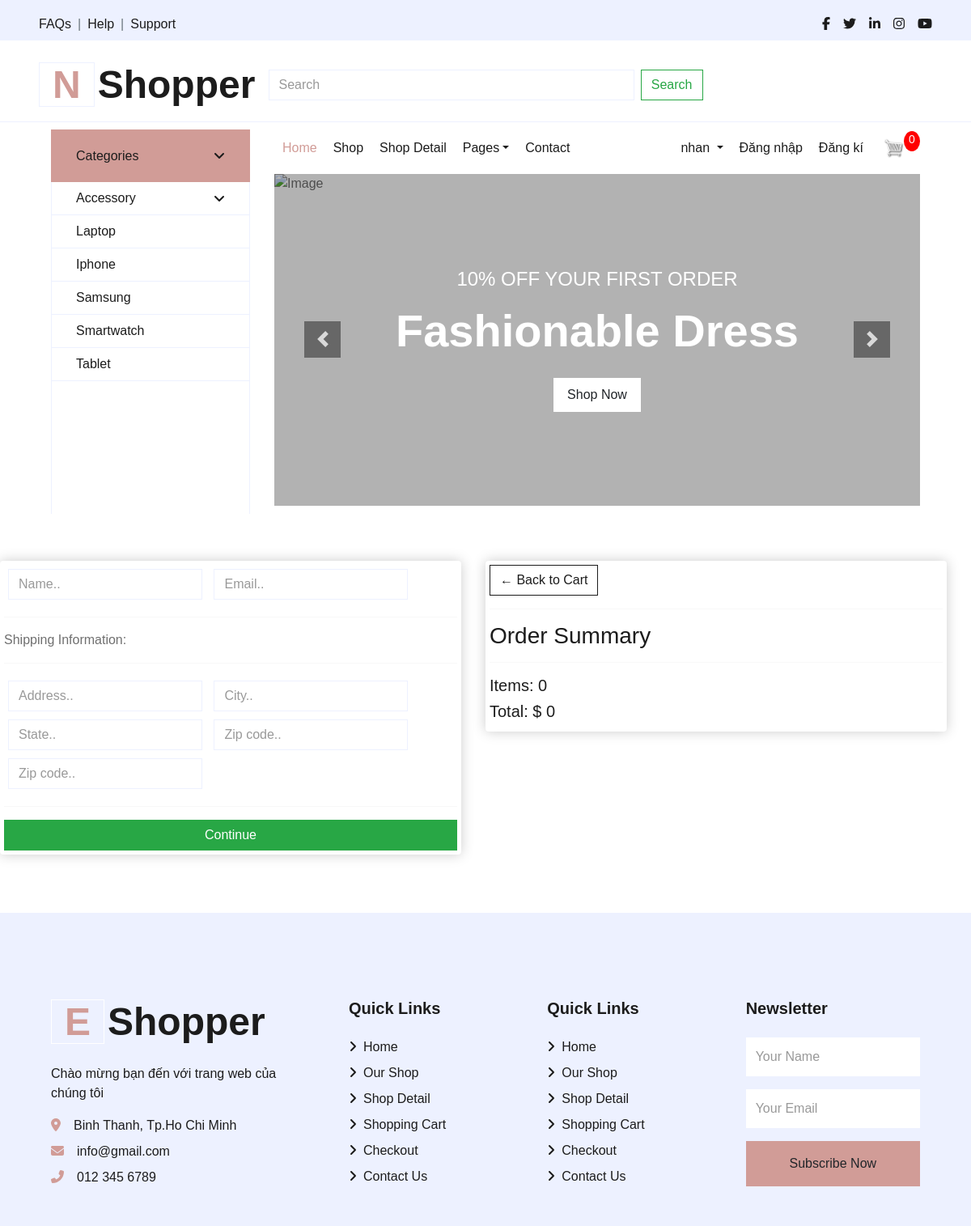
/checkout/ (signed in), run on an earlier commit of the app's database.
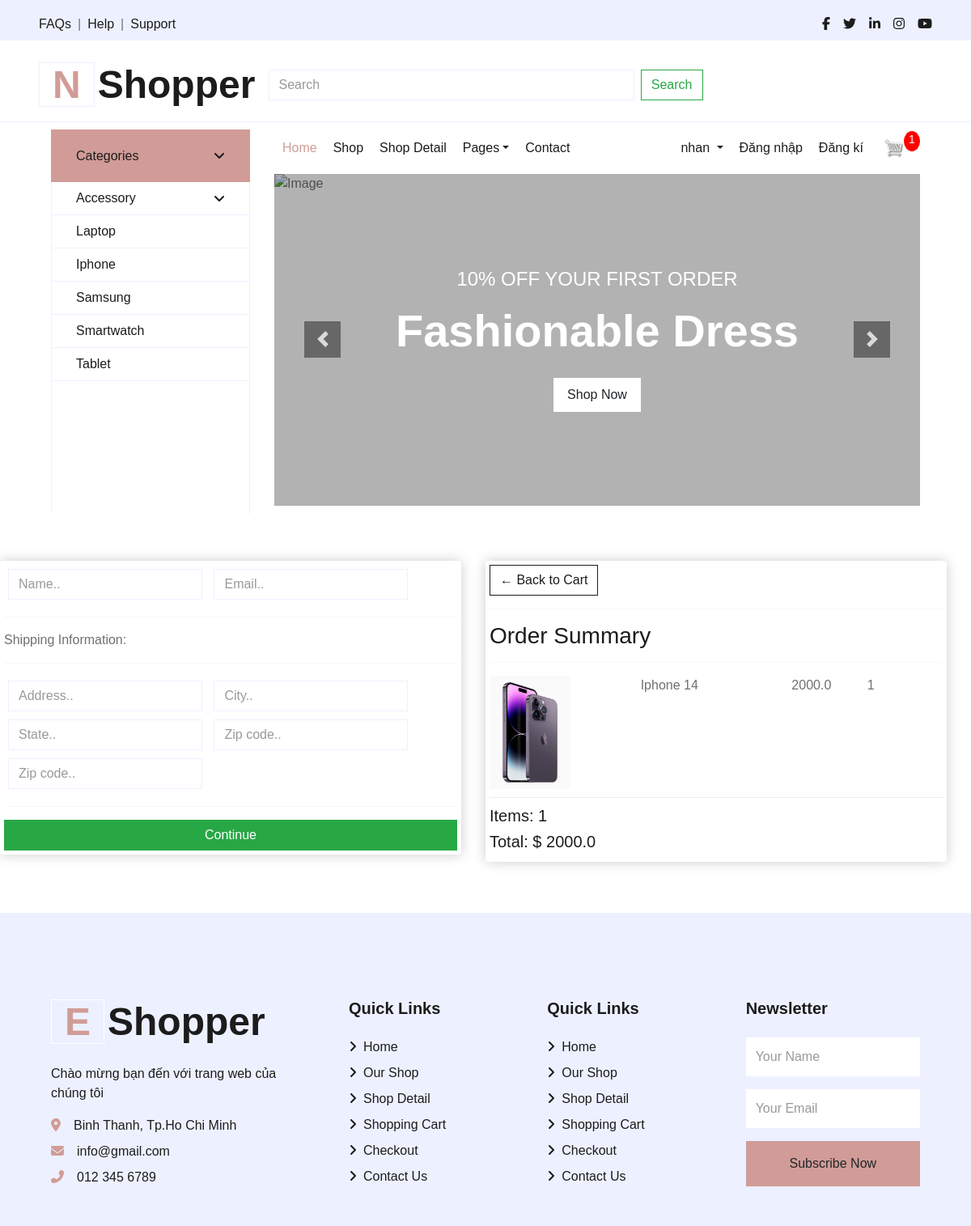
And on a later commit of the database.
### app/models.py (models this page shows, shortened)
class Order(models.Model):
    customer = models.ForeignKey(User, on_delete=models.SET_NULL,null=True,blank=True)
    date_order = models.DateTimeField(auto_now_add=True)
    complete = models.BooleanField(default=False, null=True, blank=False)
    transaction_id = models.CharField(max_length=200, null=True)
    @property
    def get_cart_items(self):
        orderitems = self.orderitem_set.all()
        total = sum([item.quantity for item in orderitems])
        return total
    @property
    def get_cart_total(self):
        orderitems = self.orderitem_set.all()
        total = sum([item.get_total for item in orderitems])
        return total

class OrderItem(models.Model):
    product = models.ForeignKey(Product,on_delete=models.SET_NULL,null=True,blank=True)
    order = models.ForeignKey(Order,on_delete=models.SET_NULL,null=True,blank=True)
    quantity = models.IntegerField(default=0,null=True,blank=True)
    date_added = models.DateTimeField(auto_now_add=True)
    @property
    def get_total(self):
        total = self.product.price * self.quantity
        return total

class Product(models.Model):
    category = models.ManyToManyField(Category,related_name='product')
    name = models.CharField(max_length=200, null=True)
    price = models.FloatField()
    digital = models.BooleanField(default=False,null=True,blank=False)
    image = models.ImageField(null=True, blank=True)
    detail = models.TextField(null=True,blank=True)
    @property
    def ImageURL(self):
        try:
            url = self.image.url
        except:
            url = ''
        return url

### app/views.py (the view)
# urls.py: path('checkout/', views.checkout, name='checkout'),
def checkout(request):
    if request.user.is_authenticated:
        customer = request.user
        order, created = Order.objects.get_or_create(customer=customer, complete=False)
        items = order.orderitem_set.all()
        cartItems = order.get_cart_items
    else:
        items = []
        order = {'get_cart_items': 0, 'get_cart_total': 0}
        cartItems = order['get_cart_items']
    categories = Category.objects.filter(is_sub = False)
    context = {'items': items, 'order': order,'cartItems':cartItems,'categories':categories}
    return render(request, 'app/checkout.html', context)

### app/templates/app/checkout.html (shortened to what this page needs)
{% extends 'app/base.html' %}
{% load static %}
{% block content_checkout %}
     <div class="row" style="width:100%">
		<div class="col-lg-6">
			<div class="box-element" id="form-wrapper">
				<form id="form">
					<div id="user-info">
						<div class="form-field">
							<input required class="form-control" type="text" name="name" placeholder="Name..">
						</div>
						<div class="form-field">
							<input required class="form-control" type="email" name="email" placeholder="Email..">
						</div>
					</div>
					<div id="shipping-info">
						<hr>
						<p>Shipping Information:</p>
						<hr>
						<div class="form-field">
							<input class="form-control" type="text" name="address" placeholder="Address..">
						</div>
						<div class="form-field">
							<input class="form-control" type="text" name="city" placeholder="City..">
						</div>
						<div class="form-field">
							<input class="form-control" type="text" name="state" placeholder="State..">
						</div>
						<div class="form-field">
							<input class="form-control" type="text" name="zipcode" placeholder="Zip code..">
						</div>
						<div class="form-field">
							<input class="form-control" type="text" name="country" placeholder="Zip code..">
						</div>
					</div>
					<hr>
					<input id="form-button" class="btn btn-success btn-block" type="submit" value="Continue">
				</form>
			</div>
			<br>
		</div>
		<div class="col-lg-6">
			<div class="box-element">
				<a  class="btn btn-outline-dark" href="{% url 'cart' %}">&#x2190; Back to Cart</a>
				<hr>
				<h3>Order Summary</h3>
				<hr>
				{% for item in items %}
				<div class="cart-row">
					<div style="flex:2"><img class="row-image" src="{{item.product.ImageURL}}"></div>
					<div style="flex:2"><p>{{item.product.name}}</p></div>
					<div style="flex:1"><p>{{item.product.price}}</p></div>
					<div style="flex:1"><p>{{item.quantity}}</p></div>
				</div>
				{% endfor %}
				<h5>Items:   {{order.get_cart_items}}</h5>
				<h5>Total:   $ {{order.get_cart_total}}</h5>
			</div>
		</div>
	</div>
{% endblock content_checkout %}

### app/templates/app/base.html (shortened to what the changed rows need)
{% load static %}
<!DOCTYPE html>
<html lang="en">
<head>
    <link href="https://cdn.jsdelivr.net/npm/bootstrap@5.3.1/dist/css/bootstrap.min.css" rel="stylesheet">
    <link href="{% static 'app/css/style.css' %}" rel="stylesheet" />
    <link href="{% static 'app/css/owl.carousel.min.css' %}" rel="stylesheet" />
    <link href="{% static 'app/css/all.min.css' %}" rel="stylesheet" />
    <link href="{% static 'app/css/main.css' %}" rel="stylesheet" />
    <link href="{% static 'app/css/detailcss.css' %}" rel="stylesheet" />
    <link href="{% static 'app/css/style.css'%}" rel="stylesheet">
    <link href="{% static 'app/css/all.min.css'%}" rel="stylesheet">
    <link href="{% static 'app/css/detailcss.css'%}" rel="stylesheet">
    <link href="{% static 'app/css/owl.carousel.css'%}" rel="stylesheet">
    <link href="{% static 'app/css/main.css'%}" rel="stylesheet">
    <link href="{% static 'app/css/style.min.css'%}" rel="stylesheet">
</head>
<body>
        <div class="row align-items-center py-3 px-xl-5">
            <div class="col-lg-3 d-none d-lg-block">
                <a href="" class="text-decoration-none">
                    <h1 class="m-0 display-5 font-weight-semi-bold"><span class="text-primary font-weight-bold border px-3 mr-1">N</span>Shopper</h1>
                </a>
            </div>
        </div>
    <div class="container-fluid mb-5">
        <div class="row border-top px-xl-5">
            <div class="col-lg-9">
                <nav class="navbar navbar-expand-lg bg-light navbar-light py-3 py-lg-0 px-0">
                    <div class="collapse navbar-collapse justify-content-between" id="navbarCollapse">
                        <div class="navbar-nav ml-auto py-0">
                            <div class="form-inline my-2 my-lg-0">
                                <a href="{% url 'cart' %}"><img id="cart-icon" src="{%static 'images/cart.png'%} "/></a>
                                <p id="cart-total">{{cartItems}}</p>
                            </div>
                        </div>
                    </div>
                </nav>
            </div>
        </div>
    </div>
    {% block content_checkout %} {% endblock content_checkout %}
    <div class="container-fluid bg-secondary text-dark mt-5 pt-5">
        <div class="row px-xl-5 pt-5">
            <div class="col-lg-4 col-md-12 mb-5 pr-3 pr-xl-5">
                <a href="" class="text-decoration-none">
                    <h1 class="mb-4 display-5 font-weight-semi-bold"><span class="text-primary font-weight-bold border border-white px-3 mr-1">E</span>Shopper</h1>
                </a>
            </div>
        </div>
    </div>
</body>
</html>

What changed in the data, as far as the page shows it:
added OrderItem: product.ImageURL (picture), product.name "Iphone 14", product.price "2000.0", quantity "1"
computed for Order: get_cart_items "0" → "1"; get_cart_total "0" → "2000.0"
Also different on the page:
{{ cartItems }}: "0" → "1"
